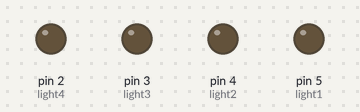
Simulated run of this sketch. Board: Arduino Uno, built with avr-gcc and run on an emulated ATmega328P. On the bench: output pins drawn as LEDs (lit = HIGH).

Above: at 0.2 s.
At 1.2 s:
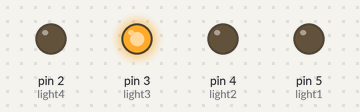
At 2.2 s:
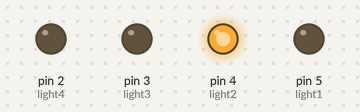
At 4.7 s:
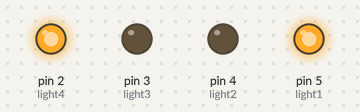
At 7.2 s:
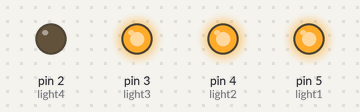
At 9.7 s:
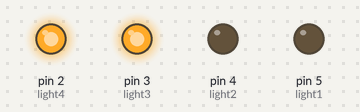
Timing chart, 0 to 10.4 s (numbered marks = the images above):
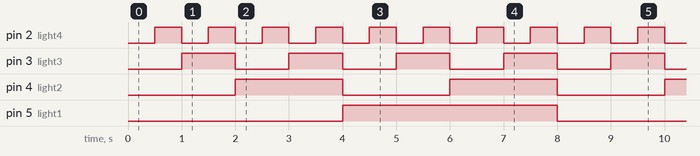

Measured:
- by itself, pin 2 (light4): alternates HIGH for 0.50 s and LOW for 0.50 s
- by itself, pin 3 (light3): alternates HIGH for 1.0 s and LOW for 1.0 s
- by itself, pin 4 (light2): alternates HIGH for 2.0 s and LOW for 2.0 s
- by itself, pin 5 (light1): alternates HIGH for 4.0 s and LOW for 4.0 s

The sketch:

BinaryCounter.ino
```cpp
int light1 = 5;
int light2 = 4;
int light3 = 3;
int light4 = 2;

int delayTime = 500;

void setup() {
  pinMode(light1, OUTPUT);
  pinMode(light2, OUTPUT);
  pinMode(light3, OUTPUT);
  pinMode(light4, OUTPUT);

}

void loop() {

  digitalWrite(light1, LOW);
  digitalWrite(light2, LOW);
  digitalWrite(light3, LOW);
  digitalWrite(light4, LOW);
  delay(delayTime);

  digitalWrite(light1, LOW);
  digitalWrite(light2, LOW);
  digitalWrite(light3, LOW);
  digitalWrite(light4, HIGH);
  delay(delayTime);

  digitalWrite(light1, LOW);
  digitalWrite(light2, LOW);
  digitalWrite(light3, HIGH);
  digitalWrite(light4, LOW);
  delay(delayTime);

  digitalWrite(light1, LOW);
  digitalWrite(light2, LOW);
  digitalWrite(light3, HIGH);
  digitalWrite(light4, HIGH);
  delay(delayTime);

  digitalWrite(light1, LOW);
  digitalWrite(light2, HIGH);
  digitalWrite(light3, LOW);
  digitalWrite(light4, LOW);
  delay(delayTime);

  digitalWrite(light1, LOW);
  digitalWrite(light2, HIGH);
  digitalWrite(light3, LOW);
  digitalWrite(light4, HIGH);
  delay(delayTime);


  digitalWrite(light1, LOW);
  digitalWrite(light2, HIGH);
  digitalWrite(light3, HIGH);
  digitalWrite(light4, LOW);
  delay(delayTime);

  digitalWrite(light1, LOW);
  digitalWrite(light2, HIGH);
  digitalWrite(light3, HIGH);
  digitalWrite(light4, HIGH);
  delay(delayTime);

  digitalWrite(light1, HIGH);
  digitalWrite(light2, LOW);
  digitalWrite(light3, LOW);
  digitalWrite(light4, LOW);
  delay(delayTime);

  digitalWrite(light1, HIGH);
  digitalWrite(light2, LOW);
  digitalWrite(light3, LOW);
  digitalWrite(light4, HIGH);
  delay(delayTime);

  digitalWrite(light1, HIGH);
  digitalWrite(light2, LOW);
  digitalWrite(light3, HIGH);
  digitalWrite(light4, LOW);
  delay(delayTime);

  digitalWrite(light1, HIGH);
  digitalWrite(light2, LOW);
  digitalWrite(light3, HIGH);
  digitalWrite(light4, HIGH);
  delay(delayTime);

  digitalWrite(light1, HIGH);
  digitalWrite(light2, HIGH);
  digitalWrite(light3, LOW);
  digitalWrite(light4, LOW);
  delay(delayTime);

  digitalWrite(light1, HIGH);
  digitalWrite(light2, HIGH);
  digitalWrite(light3, LOW);
  digitalWrite(light4, HIGH);
  delay(delayTime);

  digitalWrite(light1, HIGH);
  digitalWrite(light2, HIGH);
  digitalWrite(light3, HIGH);
  digitalWrite(light4, LOW);
  delay(delayTime);

  digitalWrite(light1, HIGH);
  digitalWrite(light2, HIGH);
  digitalWrite(light3, HIGH);
  digitalWrite(light4, HIGH);
  delay(delayTime);

}
```
